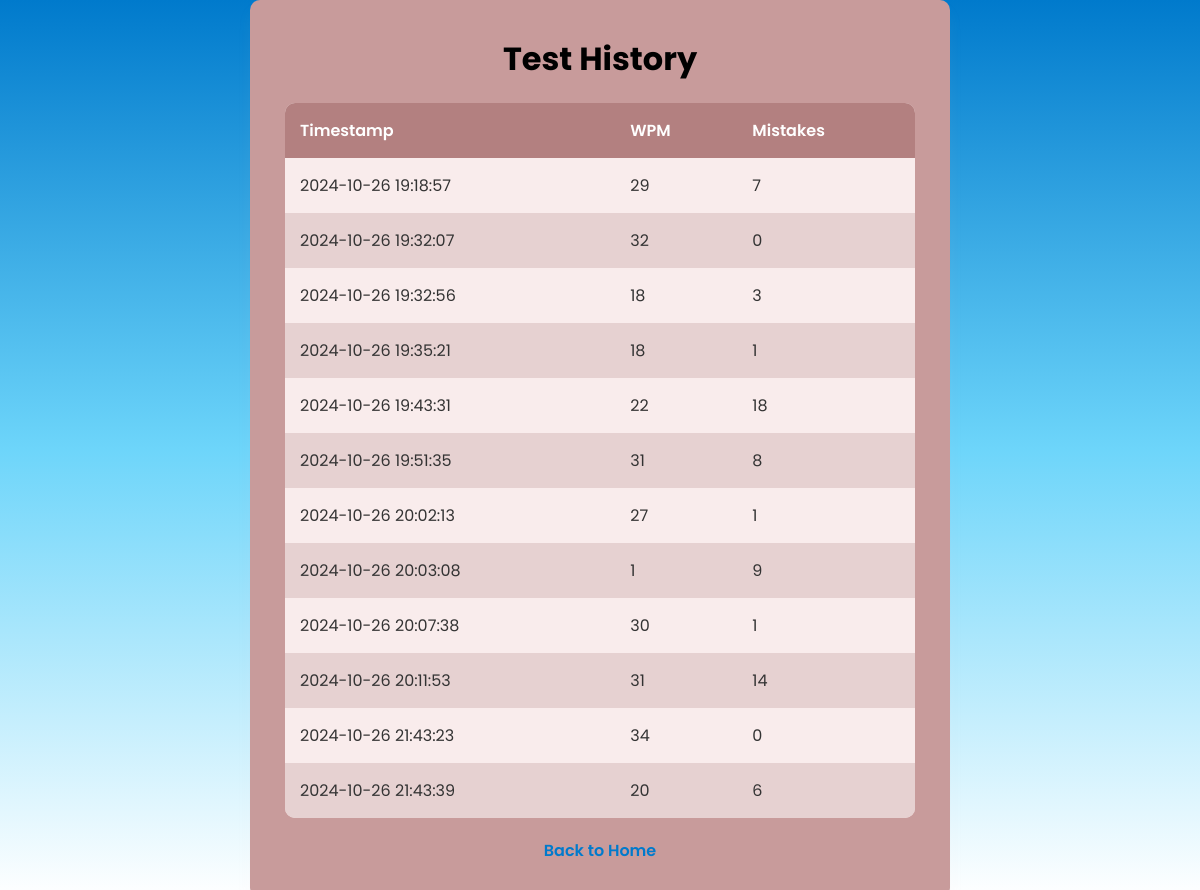
The page /test_history (signed in) on the database its author committed.
### app.py (models this page shows)
class TypingHistory(db.Model):
    id = db.Column(db.Integer, primary_key=True)
    user_id = db.Column(db.Integer, db.ForeignKey('user.id'), nullable=False)
    wpm = db.Column(db.Integer, nullable=False)
    mistakes = db.Column(db.Integer, nullable=False)
    timestamp = db.Column(db.DateTime, default=datetime.utcnow)

### app.py (the view)
@app.route('/test_history', methods=['GET'])
def test_history():
    if 'user_id' not in session:
        return redirect(url_for('login'))
    user_history = TypingHistory.query.filter_by(user_id=session['user_id']).all()
    for entry in user_history:
        entry.timestamp = entry.timestamp + timedelta(hours=5, minutes=30)
        entry.timestamp = entry.timestamp.strftime("%Y-%m-%d %H:%M:%S")
    return render_template('test_history.html', history=user_history)

### templates/test_history.html (shortened to what this page needs)
<!DOCTYPE html>
<html lang="en">
<head>
    <link rel="stylesheet" href="{{ url_for('static', filename='style.css') }}">
</head>
<body>
    <div class="wrapper">
        <h1>Test History</h1>
        <table>
            <thead>
                <tr>
                    <th>Timestamp</th>
                    <th>WPM</th>
                    <th>Mistakes</th>
                </tr>
            </thead>
            <tbody>
                {% for entry in history %}
                <tr>
                    <td>{{ entry.timestamp }}</td>
                    <td>{{ entry.wpm }}</td>
                    <td>{{ entry.mistakes }}</td>
                </tr>
                {% endfor %}
            </tbody>
        </table>
        <a href="{{ url_for('index') }}">Back to Home</a>
    </div>
</body>
</html>

### static/style.css (style rules this page uses)
* { margin: 0; padding: 0; box-sizing: border-box; font-family: 'Poppins', sans-serif; }
body { display: flex; padding: 0 10px; align-items: center; justify-content: center; min-height: 100vh; background: linear-gradient(#007acc, #6DD5FA, #FFFFFF); }
.wrapper { width: 700px; padding: 35px; background: #c89b9b; border-radius: 10px; box-shadow: 0 10px 15px rgba(242, 195, 195, 0.05); text-align: center; }
table { width: 100%; margin-top: 20px; border-collapse: collapse; border-radius: 10px; overflow: hidden; background-color: #f2e3e3; }
th, td { padding: 15px; text-align: left; font-size: 16px; color: #333; }
th { background-color: #b38080; color: #fff; font-weight: 600; }
td { background-color: #f9ecec; }
tr:nth-child(even) td { background-color: #e6d1d1; }
a { display: inline-block; margin-top: 20px; color: #007acc; font-weight: 600; text-decoration: none; }

### rows shown on the page
TypingHistory: timestamp "2024-10-26 19:18:57", wpm "29", mistakes "7"
TypingHistory: timestamp "2024-10-26 19:32:07", wpm "32", mistakes "0"
TypingHistory: timestamp "2024-10-26 19:32:56", wpm "18", mistakes "3"
TypingHistory: timestamp "2024-10-26 19:35:21", wpm "18", mistakes "1"
TypingHistory: timestamp "2024-10-26 19:43:31", wpm "22", mistakes "18"
TypingHistory: timestamp "2024-10-26 19:51:35", wpm "31", mistakes "8"
TypingHistory: timestamp "2024-10-26 20:02:13", wpm "27", mistakes "1"
TypingHistory: timestamp "2024-10-26 20:03:08", wpm "1", mistakes "9"
TypingHistory: timestamp "2024-10-26 20:07:38", wpm "30", mistakes "1"
TypingHistory: timestamp "2024-10-26 20:11:53", wpm "31", mistakes "14"
TypingHistory: timestamp "2024-10-26 21:43:23", wpm "34", mistakes "0"
TypingHistory: timestamp "2024-10-26 21:43:39", wpm "20", mistakes "6"
